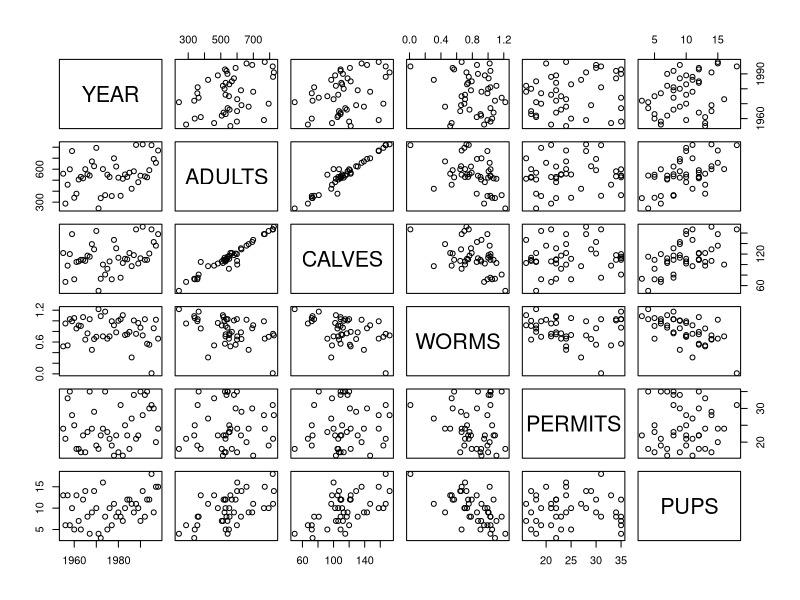
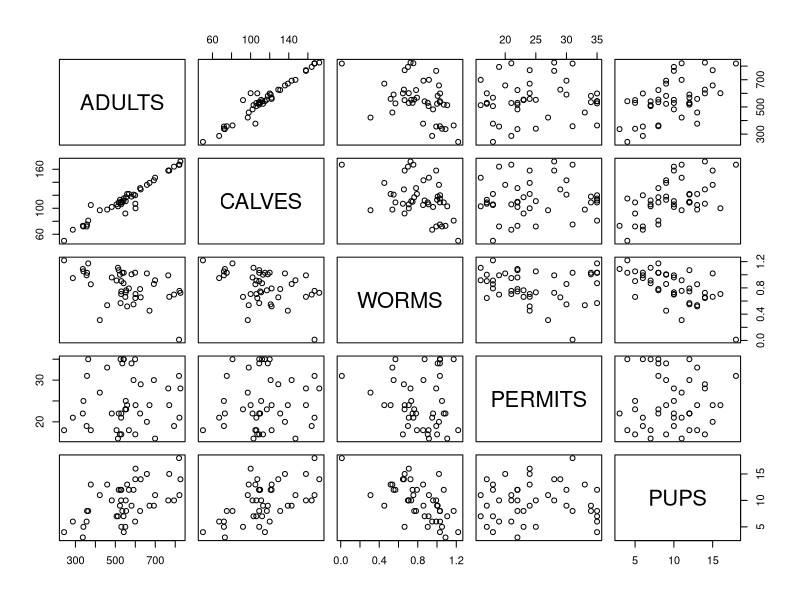
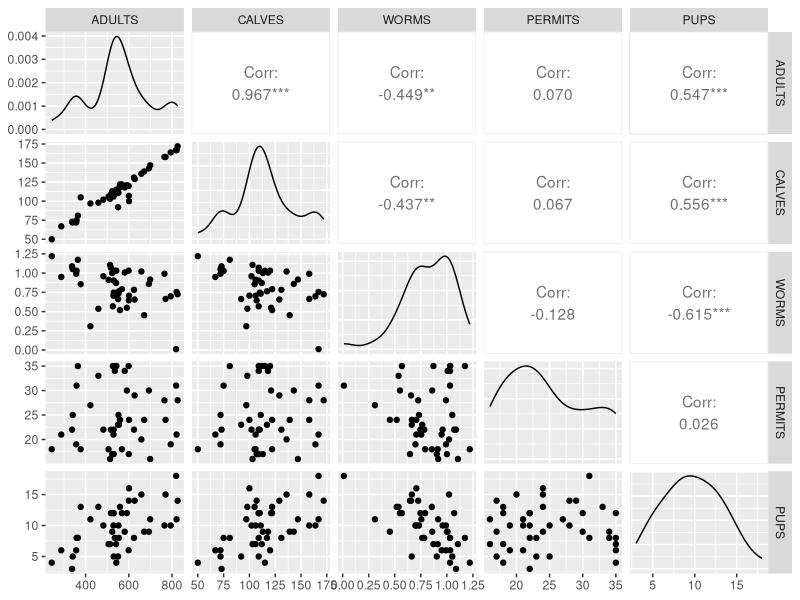
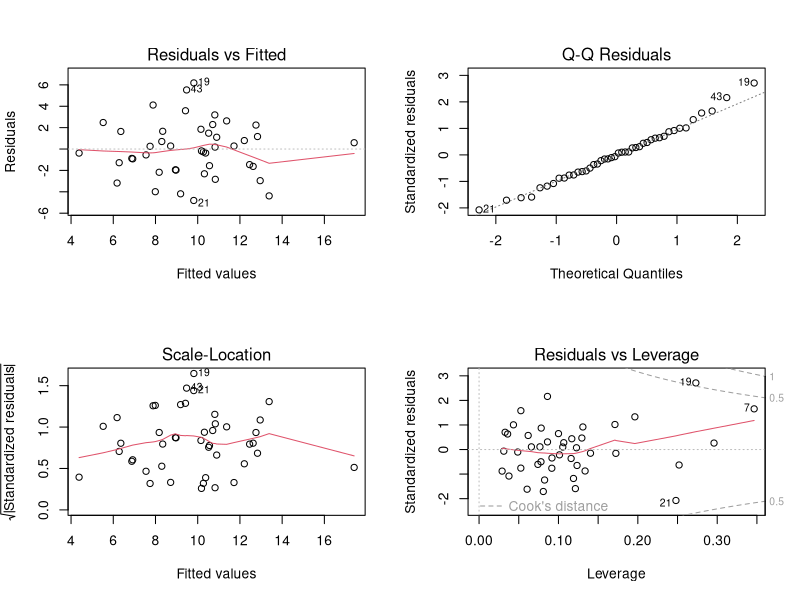
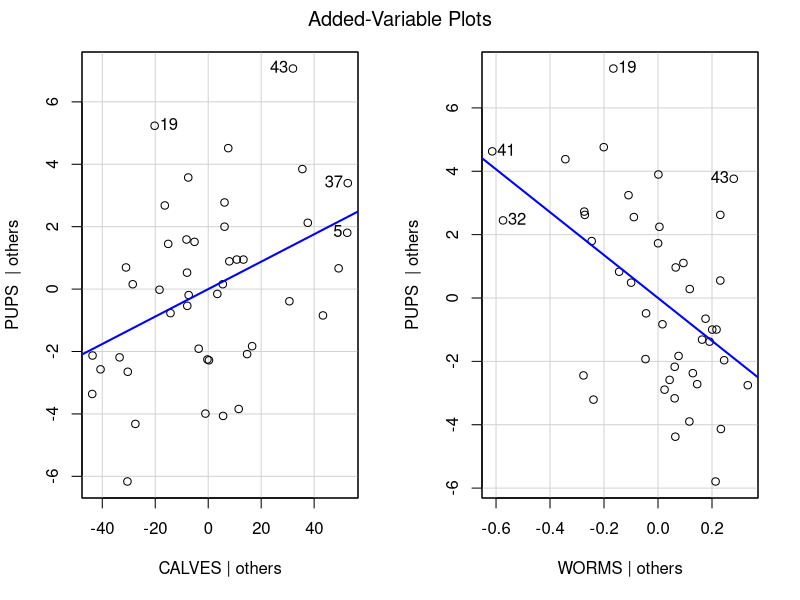

Recreate these plots in R, in order.
library(ggplot2)
library(tidyr)
library(broom)
library(dplyr)
library(car)
library(GGally)

pups_data = (read.csv("data/WOLFPUPS.csv"))
summary(pups_data)

## 2016 year is weird
pups_data = pups_data %>% filter(YEAR != 2016)

pairs(pups_data)
pairs(pups_data %>% select(-YEAR))
ggpairs(pups_data %>% select(-YEAR))

mod.1 = lm(PUPS~ADULTS+CALVES+WORMS+PERMITS, data=pups_data)
summary(mod.1)

par(mfrow=c(2,2))
plot(mod.1)
par(mfrow=c(1,1))

vif(mod.1)

mod.2<-update(mod.1,~. - ADULTS)
summary(mod.2)

vif(mod.2)

# Note that we did not use the anova() command to compare MOD.1 and MOD.2. Why not? The order of operations here is extremely important. First, we found a model that was not troubled by collinearity, then we used likelihood ratio tests to find the minimal adequate model. Never use anova to decide whether to retain highly collinear variables, as their collinearity is more than enough reason to get rid of them, and is expected to artificially and inappropriately decrease model deviance.
# anova(mod.1, mod.2)

mod.3<-update(mod.2,~. - PERMITS)
summary(mod.3)
vif(mod.3)
anova(mod.2, mod.3)

mod.4<-update(mod.3,~. - WORMS)
mod.5<-update(mod.3,~. - CALVES)

anova(mod.3, mod.4)
anova(mod.3, mod.5)
## RSS increase is too high and p-value<0.05 so we cannot reject the null hypothesis meaning that the term can be removed. 
# --> we keep the term

mod.3s<-lm(PUPS~scale(CALVES)+scale(WORMS),data=pups_data)
summary(mod.3s)

avPlots(mod.3)

confint(mod.3s)
summary(mod.3s)

